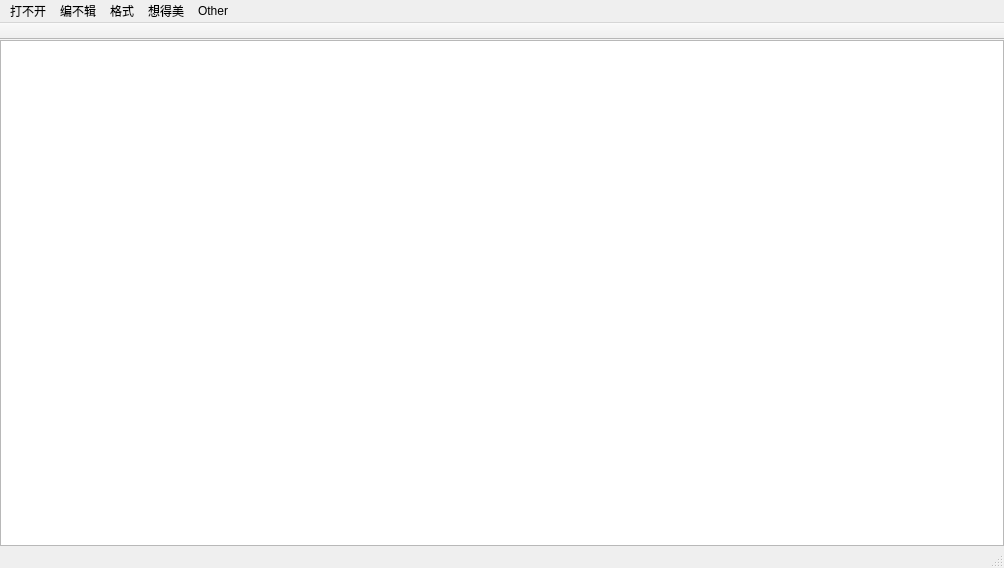
<?xml version="1.0" encoding="UTF-8"?>
<ui version="4.0">
 <class>MainWindow</class>
 <widget class="QMainWindow" name="MainWindow">
  <property name="geometry">
   <rect>
    <x>0</x>
    <y>0</y>
    <width>1004</width>
    <height>568</height>
   </rect>
  </property>
  <property name="windowTitle">
   <string>MainWindow</string>
  </property>
  <property name="windowIcon">
   <iconset resource="res.qrc">
    <normaloff>:/images/ICON.ico</normaloff>:/images/ICON.ico</iconset>
  </property>
  <property name="autoFillBackground">
   <bool>true</bool>
  </property>
  <widget class="QWidget" name="centralwidget">
   <layout class="QHBoxLayout" name="horizontalLayout">
    <property name="spacing">
     <number>0</number>
    </property>
    <property name="leftMargin">
     <number>0</number>
    </property>
    <property name="topMargin">
     <number>0</number>
    </property>
    <property name="rightMargin">
     <number>0</number>
    </property>
    <property name="bottomMargin">
     <number>0</number>
    </property>
    <item>
     <widget class="QWidget" name="lineBar" native="true"/>
    </item>
    <item>
     <widget class="CodeEditor" name="textEdit">
      <property name="font">
       <font>
        <family>Consolas</family>
        <pointsize>13</pointsize>
       </font>
      </property>
      <property name="lineWrapMode">
       <enum>QPlainTextEdit::NoWrap</enum>
      </property>
     </widget>
    </item>
   </layout>
  </widget>
  <widget class="QMenuBar" name="menubar">
   <property name="geometry">
    <rect>
     <x>0</x>
     <y>0</y>
     <width>1004</width>
     <height>22</height>
    </rect>
   </property>
   <widget class="QMenu" name="menu">
    <property name="title">
     <string>打不开</string>
    </property>
    <addaction name="action"/>
    <addaction name="action_2"/>
   </widget>
   <widget class="QMenu" name="menu_2">
    <property name="title">
     <string>编不辑</string>
    </property>
    <addaction name="actionsearch"/>
    <addaction name="actionAlwaysTop"/>
   </widget>
   <widget class="QMenu" name="menu_3">
    <property name="title">
     <string>想得美</string>
    </property>
    <addaction name="actionGccPath"/>
   </widget>
   <widget class="QMenu" name="menu_4">
    <property name="title">
     <string>格式</string>
    </property>
    <addaction name="actionFont"/>
    <addaction name="actionAutoReturn"/>
   </widget>
   <widget class="QMenu" name="menuOther">
    <property name="title">
     <string>Other</string>
    </property>
    <addaction name="actionAbout"/>
   </widget>
   <addaction name="menu"/>
   <addaction name="menu_2"/>
   <addaction name="menu_4"/>
   <addaction name="menu_3"/>
   <addaction name="menuOther"/>
  </widget>
  <widget class="QStatusBar" name="statusBar"/>
  <widget class="QToolBar" name="toolBar">
   <property name="enabled">
    <bool>true</bool>
   </property>
   <property name="sizePolicy">
    <sizepolicy hsizetype="Preferred" vsizetype="Fixed">
     <horstretch>0</horstretch>
     <verstretch>0</verstretch>
    </sizepolicy>
   </property>
   <property name="minimumSize">
    <size>
     <width>0</width>
     <height>14</height>
    </size>
   </property>
   <property name="maximumSize">
    <size>
     <width>16777215</width>
     <height>40</height>
    </size>
   </property>
   <property name="windowTitle">
    <string>toolBar</string>
   </property>
   <property name="movable">
    <bool>false</bool>
   </property>
   <property name="allowedAreas">
    <set>Qt::TopToolBarArea</set>
   </property>
   <property name="floatable">
    <bool>false</bool>
   </property>
   <attribute name="toolBarArea">
    <enum>TopToolBarArea</enum>
   </attribute>
   <attribute name="toolBarBreak">
    <bool>false</bool>
   </attribute>
  </widget>
  <action name="action">
   <property name="text">
    <string>真的打不开</string>
   </property>
  </action>
  <action name="action_2">
   <property name="text">
    <string>↑这波是另存为</string>
   </property>
  </action>
  <action name="actionsearch">
   <property name="checkable">
    <bool>true</bool>
   </property>
   <property name="text">
    <string>search</string>
   </property>
  </action>
  <action name="actionGccPath">
   <property name="text">
    <string>GccPath</string>
   </property>
  </action>
  <action name="actionAutoReturn">
   <property name="checkable">
    <bool>true</bool>
   </property>
   <property name="text">
    <string>AutoReturn</string>
   </property>
  </action>
  <action name="actionAlwaysTop">
   <property name="checkable">
    <bool>true</bool>
   </property>
   <property name="text">
    <string>AlwaysTop</string>
   </property>
  </action>
  <action name="actionFont">
   <property name="text">
    <string>Font</string>
   </property>
  </action>
  <action name="actionAbout">
   <property name="text">
    <string>About</string>
   </property>
  </action>
 </widget>
 <customwidgets>
  <customwidget>
   <class>CodeEditor</class>
   <extends>QPlainTextEdit</extends>
   <header location="global">codeeditor.h</header>
  </customwidget>
 </customwidgets>
 <resources>
  <include location="res.qrc"/>
 </resources>
 <connections/>
</ui>
